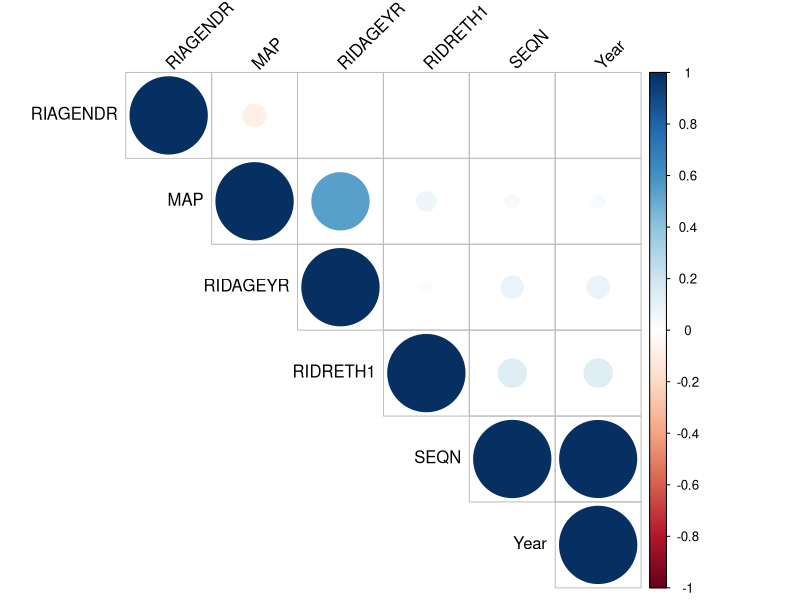
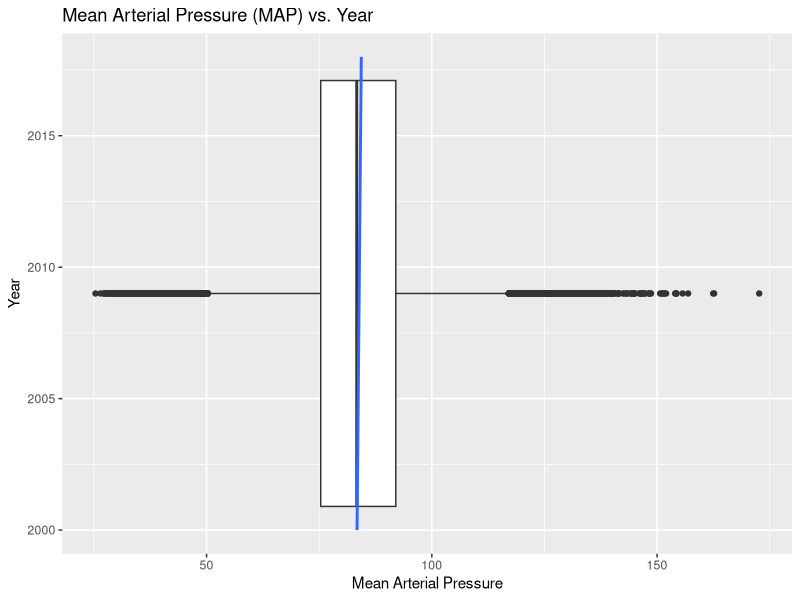
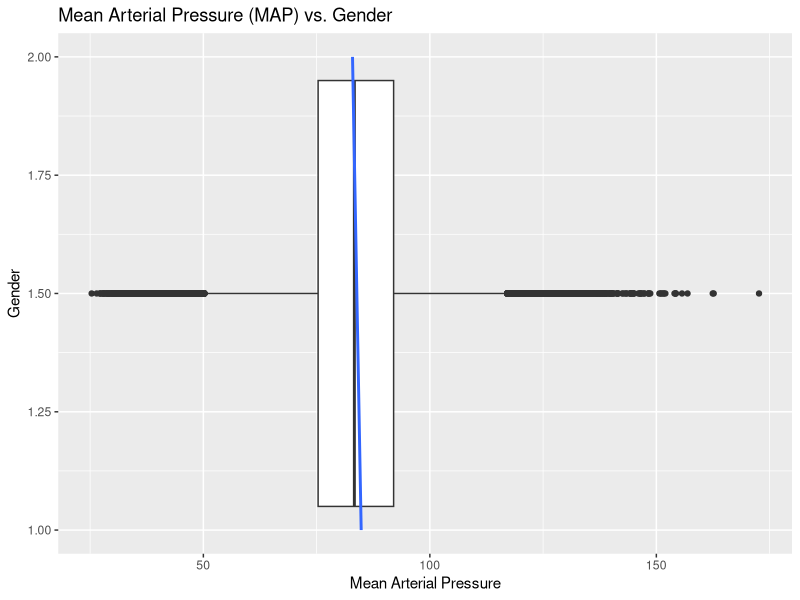
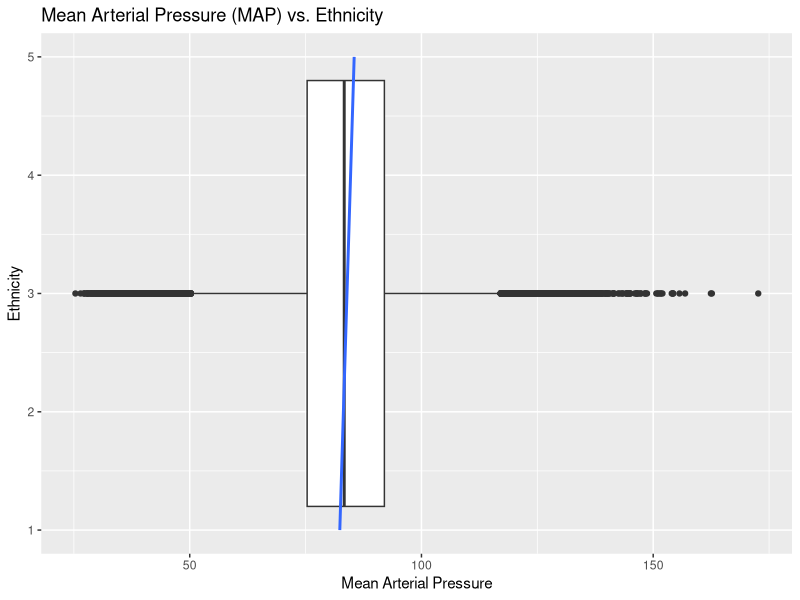
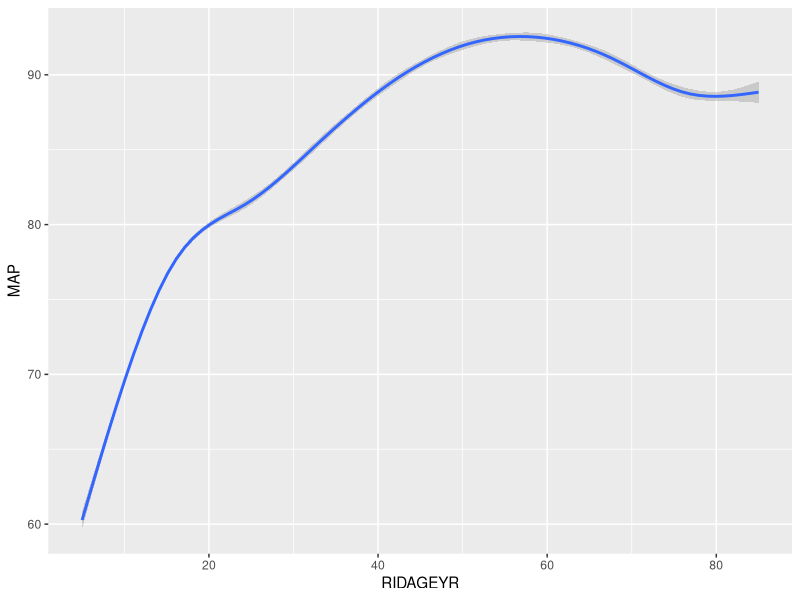
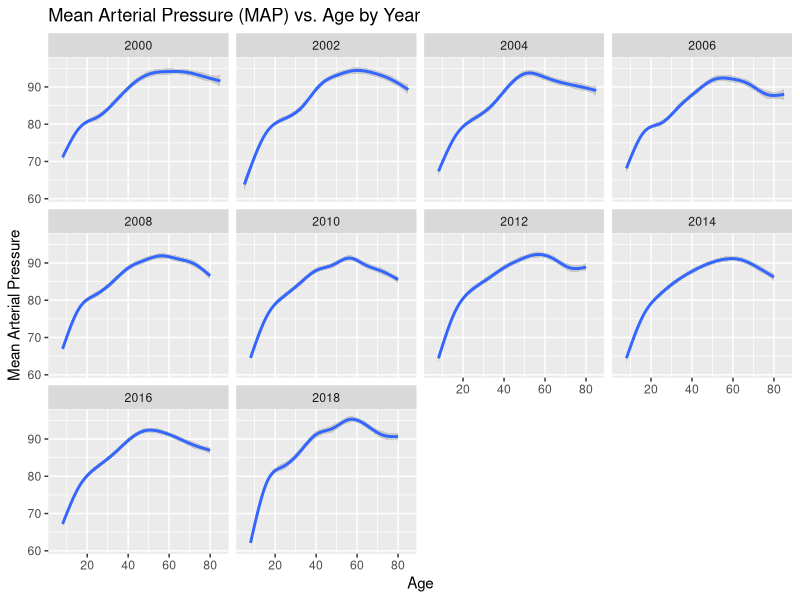
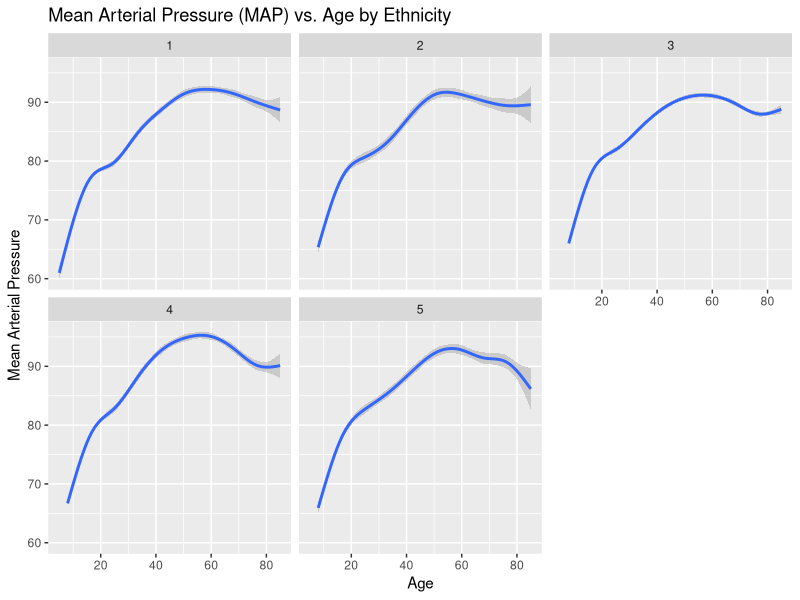
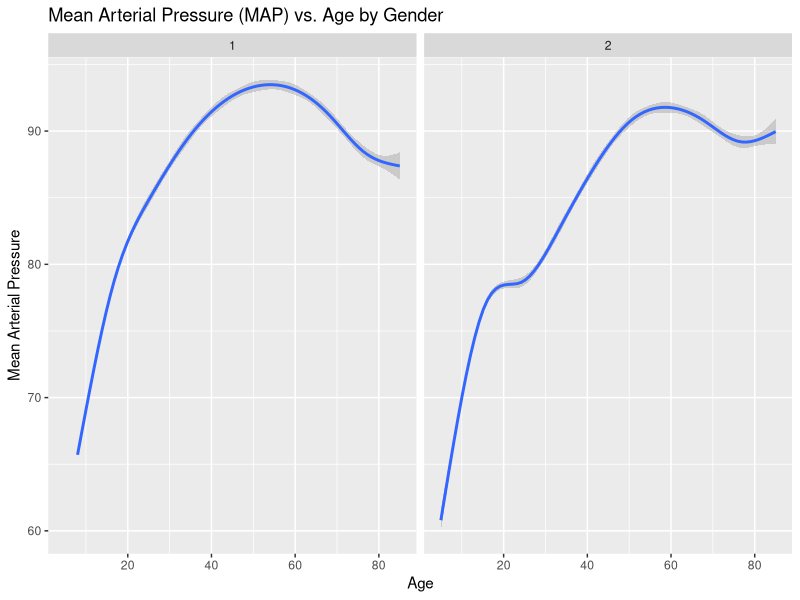

Source code (R) for these figures, in order:
## ---- chunk 1
suppressPackageStartupMessages(library(tidyverse))
print(getwd())
MAPvsEx <- read_csv(here::here("dataset/MAPvsEx.csv"))
modelData <- read_csv(here::here("dataset/modelData.csv"))
## ---- chunk 2
# creating multiple linear regression model to predict MAP
#put this in a table
#maybe add logistic regression for HTN
model <- lm(MAP ~ RIDRETH1 + Year + RIDAGEYR + RIAGENDR, data = modelData)
summary(model)
## ---- chunk 3
#something broke with this, but i dont really think we need this plot tbh
library(corrplot)
model_cor <- cor(modelData, method = c("spearman"))
corrplot(model_cor, type = "upper", order = "hclust", 
         tl.col = "black", tl.srt = 45)
## ---- chunk 4
modelData %>% ggplot(aes(x = Year, y = MAP)) +
  geom_boxplot() +
  stat_smooth(method = "lm", se = FALSE) +
  labs(title = "Mean Arterial Pressure (MAP) vs. Year", x = "Year", y = "Mean Arterial Pressure") +
  coord_flip()
## ---- chunk 5
modelData %>% ggplot(aes(x = RIAGENDR, y = MAP)) +
  geom_boxplot() +
  stat_smooth(method = "lm", se = FALSE) +
  labs(title = "Mean Arterial Pressure (MAP) vs. Gender", x = "Gender", y = "Mean Arterial Pressure") +
  coord_flip()
## ---- chunk 6
modelData %>% ggplot(aes(x = RIDRETH1, y = MAP)) +
  geom_boxplot() +
  stat_smooth(method = "lm", se = FALSE) +
  labs(title = "Mean Arterial Pressure (MAP) vs. Ethnicity", 
       x = "Ethnicity", y = "Mean Arterial Pressure") +
  coord_flip()
## ---- chunk 7
age_plot <- ggplot(modelData, aes(x = RIDAGEYR, y = MAP)) + 
  geom_smooth(method = "gam") 
age_plot
## ---- chunk 8
year_facet <- age_plot + facet_wrap( ~ Year, ncol=4)+
  labs(title = "Mean Arterial Pressure (MAP) vs. Age by Year", 
       x = "Age", y = "Mean Arterial Pressure")
year_facet
## ---- chunk 9
ethnicity_facet <- age_plot + facet_wrap( ~ RIDRETH1)+
  labs(title = "Mean Arterial Pressure (MAP) vs. Age by Ethnicity", 
       x = "Age", y = "Mean Arterial Pressure")
ethnicity_facet
## ---- chunk 10
gender_facet <- age_plot + facet_wrap( ~ RIAGENDR)+
  labs(title = "Mean Arterial Pressure (MAP) vs. Age by Gender", 
       x = "Age", y = "Mean Arterial Pressure")
gender_facet
## ---- chunk 11
plot_govExp <- ggplot(data = MAPvsEx,aes(x=Year, y = GovernmentHealthExpenditure)) + 
         geom_point()
plot_medMAP <- ggplot(data = MAPvsEx,aes(x=Year, y = MedianMAP)) + 
         geom_point()

library(grid)
grid.newpage()
grid.draw(rbind(ggplotGrob(plot_govExp), ggplotGrob(plot_medMAP), size = "last"))
## ---- chunk 12
MAPEx_model <- lm(MedianMAP ~ GovernmentHealthExpenditure, data = MAPvsEx)
summary(MAPEx_model)
ggplot(MAPvsEx, aes(x = GovernmentHealthExpenditure, y = MedianMAP)) + 
  geom_point() +
  stat_smooth(method = "lm", col = "red")
## ---- chunk 13
ggplot(MAPvsEx, aes(x = Year, y = GovernmentHealthExpenditure)) + 
  geom_point() +
  stat_smooth(method = "lm", col = "blue")
